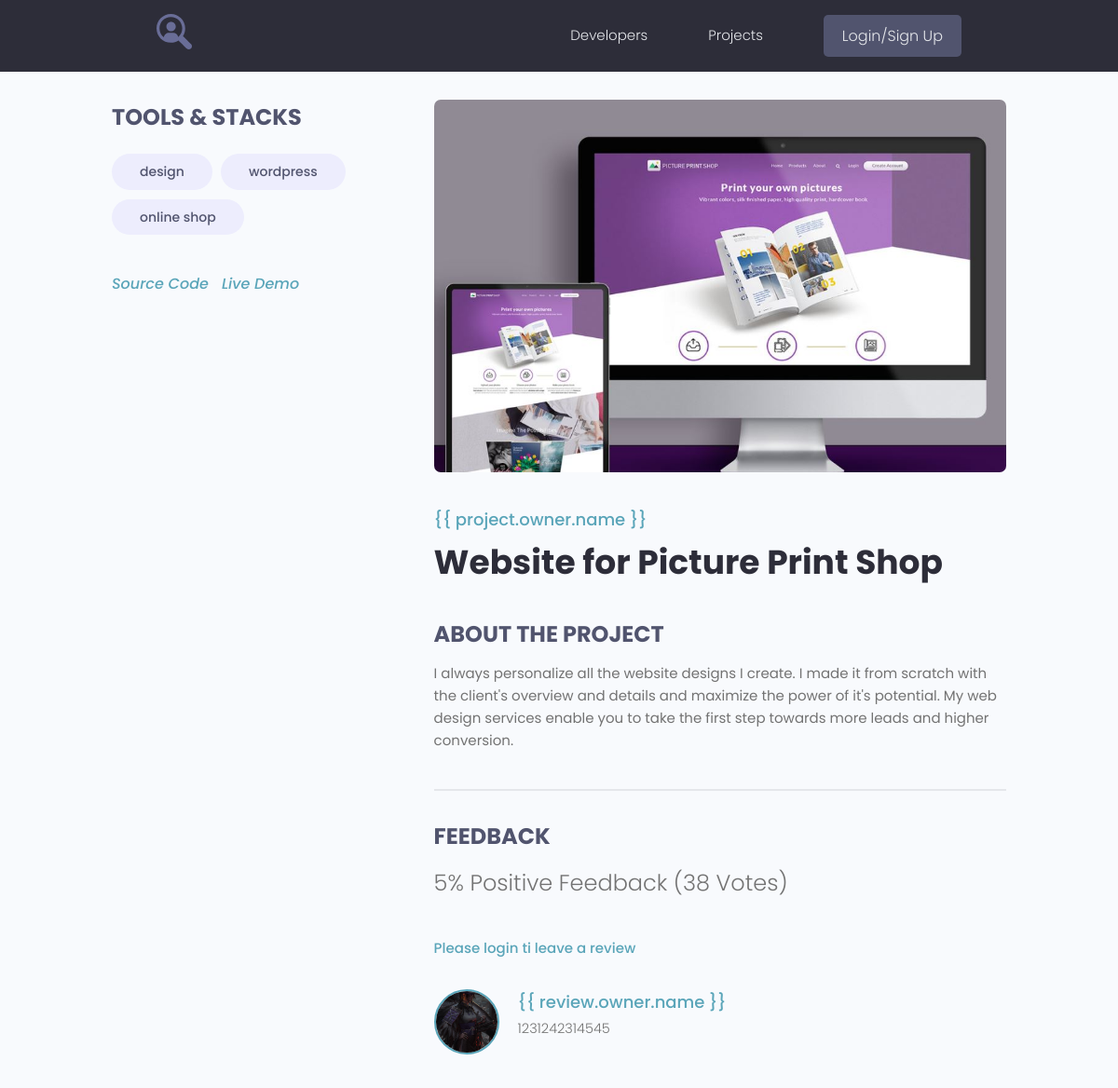
The page /projects/projects/1/ on the database its author committed.
### projects/models.py (models this page shows, shortened)
class Tag(models.Model):
    name = models.CharField(max_length=200)
    created = models.DateTimeField(auto_now_add=True)
    def __str__(self):
        return self.name

class Project(models.Model):
    owner = models.ForeignKey(Profile, on_delete=models.SET_NULL, null=True, blank=True)
    title = models.CharField(max_length=200)
    description = models.TextField(null=True, blank=True)
    image = models.ImageField(null=True, blank=True, upload_to='projects/%Y/%m/%d', default='default.jpg')
    demo_link = models.URLField(max_length=2000, null=True, blank=True)
    source_link = models.URLField(max_length=2000, null=True, blank=True)
    tags = models.ManyToManyField('Tag', blank=True)
    vote_total = models.IntegerField(null=True, blank=True, default=0)
    vote_ratio = models.IntegerField(null=True, blank=True, default=0)
    created = models.DateTimeField(auto_now_add=True)
    class Meta:
        ordering = ['-vote_ratio', '-vote_total', 'created']
    def reviewers(self):
        query_set = self.review_set.all().values_list('owner__id', flat=True)
        return query_set

class Review(models.Model):
    VOTE_TYPE = (
        ('up', 'Up Vote'),
        ('down', 'Down Vote'),
    )
    owner = models.ForeignKey(Profile, on_delete=models.CASCADE, null=True)
    project = models.ForeignKey(Project, on_delete=models.CASCADE)
    body = models.TextField(null=True, blank=True)
    value = models.CharField(max_length=200, choices=VOTE_TYPE)
    created = models.DateTimeField(auto_now_add=True)
    class Meta:
        unique_together = [['owner', 'project'],]

### users/models.py (models this page shows, shortened)
class Profile(models.Model):
    user = models.OneToOneField(User, on_delete=models.CASCADE, blank=True, null=True)
    name = models.CharField(max_length=200, blank=True, null=True)
    email = models.EmailField(max_length=500, blank=True, null=True)
    username = models.CharField(max_length=200, blank=True, null=True)
    short_info = models.CharField(max_length=200, blank=True, null=True)
    bio = models.TextField(blank=True, null=True)
    profile_image = models.ImageField(upload_to='profiles/', blank=True, null=True,
                                      default='profiles/user-default.png')
    social_github = models.CharField(max_length=200, blank=True, null=True)
    social_youtube = models.CharField(max_length=200, blank=True, null=True)
    social_website = models.CharField(max_length=200, blank=True, null=True)
    created = models.DateTimeField(auto_now_add=True)

### projects/views.py (the view, shortened to what this page needs)
# urls.py: path('projects/<str:pk>/', views.project, name='project'),
def project(request, pk):
    form = ReviewForm()
    project_obj = Project.objects.get(id=pk)
    project_obj = Project.objects.get(id=pk)
    context = {'project': project_obj, 'form': form}
    return render(request, 'projects/single-project.html', context)

### projects/templates/projects/single-project.html (shortened to what this page needs)
{% extends 'projects/base.html' %}
{% block content %}
<main class="singleProject my-md">
    <div class="container">
        <div class="layout">
            <div class="column column--1of3">
                <h3 class="singleProject__subtitle">Tools & Stacks</h3>
                <div class="singleProject__toolStack">
                    {% for tag in project.tags.all %}
                    <span class="tag tag--pill tag--sub tag--lg">
              <small>{{ tag }}</small>
            </span>
                    {% endfor %}
                </div>
                {% if project.source_link %}
                <a class="singleProject__liveLink" href="{{ project.source_link }}" target="_blank">
                    <i class="im im-external-link">Source Code</i>
                </a>
                {% endif %}
                {% if project.demo_link %}
                <a class="singleProject__liveLink" href="{{ project.demo_link }}" target="_blank">
                    <i class="im im-external-link">Live Demo</i>
                </a>
                {% endif %}
            </div>
            <div class="column column--2of3">
                <img class="singleProject__preview" src="{{ project.image.url }}" alt="portfolio thumbnail"/>
                <a href="{% url 'user_profile' project.owner.id %}" class="singleProject__developer">{{
                    project.owner.name }}</a>
                <h2 class="singleProject__title">{{ project.title }}</h2>
                <h3 class="singleProject__subtitle">About the Project</h3>
                <div class="singleProject__info">
                    {{ project.description }}
                </div>
                <div class="comments">
                    <h3 class="singleProject__subtitle">Feedback</h3>
                    <h5 class="project--rating">
                        {{ project.vote_ratio }}% Positive
                        Feedback ({{ project.vote_total }} Vote{{ project.vote_total | pluralize:'s'}})
                    </h5>
                    {% if request.user.profile.id in project.reviewers %}
                    <p>You have already submitted your review for this project</p>
                    {% elif request.user.profile == project.owner %}
                    <p>You can not review your own project !</p>
                    {% else %}
                    <a href="{% url 'login' %}">Please login ti leave a review</a>
                    {% endif %}
                    <div class="commentList">
                        {% for review in project.review_set.all %}
                        <div class="comment">
                            <a href="{% url 'user_profile' review.owner.id %}">
                                <img class="avatar avatar--md"
                                     src="{{ review.owner.profile_image.url }}" alt="user"/>
                            </a>
                            <div class="comment__details">
                                <a href="{% url 'user_profile' review.owner.id %}" class="comment__author">{{
                                    review.owner.name }}</a>
                                <p class="comment__info">
                                    {{ review.body | linebreaksbr }}
                                </p>
                            </div>
                        </div>
                        {% endfor %}
                    </div>
                </div>
            </div>
        </div>
    </div>
</main>
{% endblock %}

### projects/static/styles/app.css (style rules this page uses)
:root { --color-sub: #2d2d39; }
img { width: 100%; }
.singleProject .column--1of3 { order: 2; }
@media screen and (min-width: 1081px) { .singleProject .column--1of3 { order: 1; } }
@media screen and (min-width: 1081px) { .singleProject .column--2of3 { order: 2; } }
.singleProject__toolStack { margin-top: 2rem; margin-bottom: 4rem; }
.singleProject__liveLink { font-weight: 500; transition: all 0.3s ease-in-out; border-bottom: 2px solid transparent; }
.singleProject__liveLink i { display: inline-block; font-size: 1.6rem; margin-right: 1rem; }
.singleProject__preview { height: 50vh; object-fit: cover; object-position: top center; margin-bottom: 3rem; border-radius: 0.7rem; }
.singleProject__developer { font-size: 1.8rem; font-weight: 500; }
.singleProject__title { font-size: 3.6rem; font-weight: 700; color: var(--color-sub); margin-bottom: 3rem; }
.project--rating { margin-bottom: 1.6em; margin-top: .5em; }
.singleProject__subtitle { text-transform: uppercase; font-size: 2.4rem; font-weight: 700; color: var(--color-sub-light); margin-bottom: 1rem; }
.comments { margin-top: 4rem; padding-top: 3rem; border-top: 2px solid var(--color-light); }
.commentList { margin: 3rem 0; }
.comment { display: flex; gap: 2rem; }
.comment__author { font-size: 1.8rem; }
.comment__info { font-size: 1.45rem; }

### projects/static/uikit/styles/modules/_variables.css (style rules this page uses)
:root { --color-main: #5aa5b9; --color-main-light: #e6faff; --color-sub: #3f4156; --color-sub-light: #51546e; --color-sub-lighter: #ededfd; --color-text: #737373; --color-gray: #8b8b8b; --color-light: #e5e7eb; --color-light-gray: #767676; --color-bg: #f8fafd; --color-white: #fffefd; --color-white-light: #f3f3f3; --color-success: #359e64; --color-success-bg: #def8e8; --color-error: #fc4b0b; --color-error-bg: #fff2ee; --font-base: 'Poppins', arial, helvetica, 'Segoe UI', roboto, ubuntu, sans-serif; --font-monospace: 'Fira Code', 'Courier New', courier, monospace; --font-regular: 300; --font-medium: 500; --font-bold: 700; --generic-shadow: 1px 1px 5px #00000010; --generic-transition: all 0.3s ease-in-out; }

### projects/static/uikit/styles/modules/_base.css (style rules this page uses)
* { margin: 0; padding: 0; box-sizing: border-box; text-rendering: optimizeLegibility; color: inherit; font-size: inherit; }
html { font-size: 50%; }
@media only screen and (min-width: 480px) { html { font-size: 56.25%; } }
@media only screen and (min-width: 1200px) { html { font-size: 62.5%; } }
body { line-height: 1.6; font-weight: 400; font-size: 1.5rem; color: var(--color-text); background-color: var(--color-bg); min-height: 100vh; }

### projects/static/uikit/styles/modules/_typography.css (style rules this page uses)
* { font-family: var(--font-base); }
h2 { font-size: 3.6rem; font-weight: var(--font-bold); }
h3 { font-size: 3.2rem; font-weight: var(--font-medium); }
h5 { font-size: 2.4rem; font-weight: var(--font-medium); }
h5, h6 { font-weight: var(--font-regular); }
p, span, strong { font-size: 1.6rem; color: var(--color-text); font-weight: var(--font-regular); }
a { padding-bottom: 2px; text-decoration: none; display: inline-block; color: var(--color-main); font-weight: var(--font-medium); }

### projects/static/uikit/styles/modules/_utilities.css (style rules this page uses)
.container { width: 92%; max-width: 165rem; margin: 0 auto; box-sizing: border-box; }
@media screen and (min-width: 1000px) { .container { width: 90%; } }
@media screen and (min-width: 1200px) { .container { width: 80%; } }
.my-md { margin: 3rem auto; }

### projects/static/uikit/styles/modules/_avatar.css (style rules this page uses)
.avatar { border-radius: 50%; border: 2px solid var(--color-main); object-fit: cover; }
.avatar--md { height: 7rem; width: 7rem; }

### projects/static/uikit/styles/modules/_tag.css (style rules this page uses)
.tag { display: inline-flex; align-items: center; background-color: var(--color-sub); height: -webkit-fit-content; height: -moz-fit-content; height: fit-content; width: -webkit-fit-content; width: -moz-fit-content; width: fit-content; border-radius: 0.5rem; padding: 0.5rem 1.5rem; font-size: 1.2rem; cursor: pointer; }
.tag:not(:last-child) { margin-right: 0.25rem; margin-bottom: 0.75rem; }
.tag > small { color: var(--color-white); }
.tag--pill { border-radius: 5rem; }
.tag--sub, .tag--sub > small { background: var(--color-sub-lighter); color: var(--color-sub-light); font-weight: 500; }
.tag--lg { padding: 0.8rem 3rem; font-size: 1.4rem; }
.tag--lg:not(:last-child) { margin-right: 0.5rem; margin-bottom: 1rem; }

### projects/static/uikit/styles/modules/_layout.css (style rules this page uses)
.layout { display: flex; flex-flow: row wrap; justify-content: space-between; }
.layout > .column { margin-bottom: 3rem; }
.layout > .column.column--1of3 { flex-basis: 30%; }
.layout > .column.column--2of3 { flex-basis: 64%; }

### rows shown on the page
Tag: name "design"
Tag: name "wordpress"
Tag: name "online shop"
Project: image (picture), title "Website for Picture Print Shop", description "I always personalize all the website designs I create. I made it from scratch with the client's overview and details and maximize the power of it's potential. My web design services enable you to take the first step towards more leads and higher conversion.", vote_ratio "5", vote_total "38", vote_total|pluralize "s"
Review: owner.profile_image (picture), body "1231242314545"
